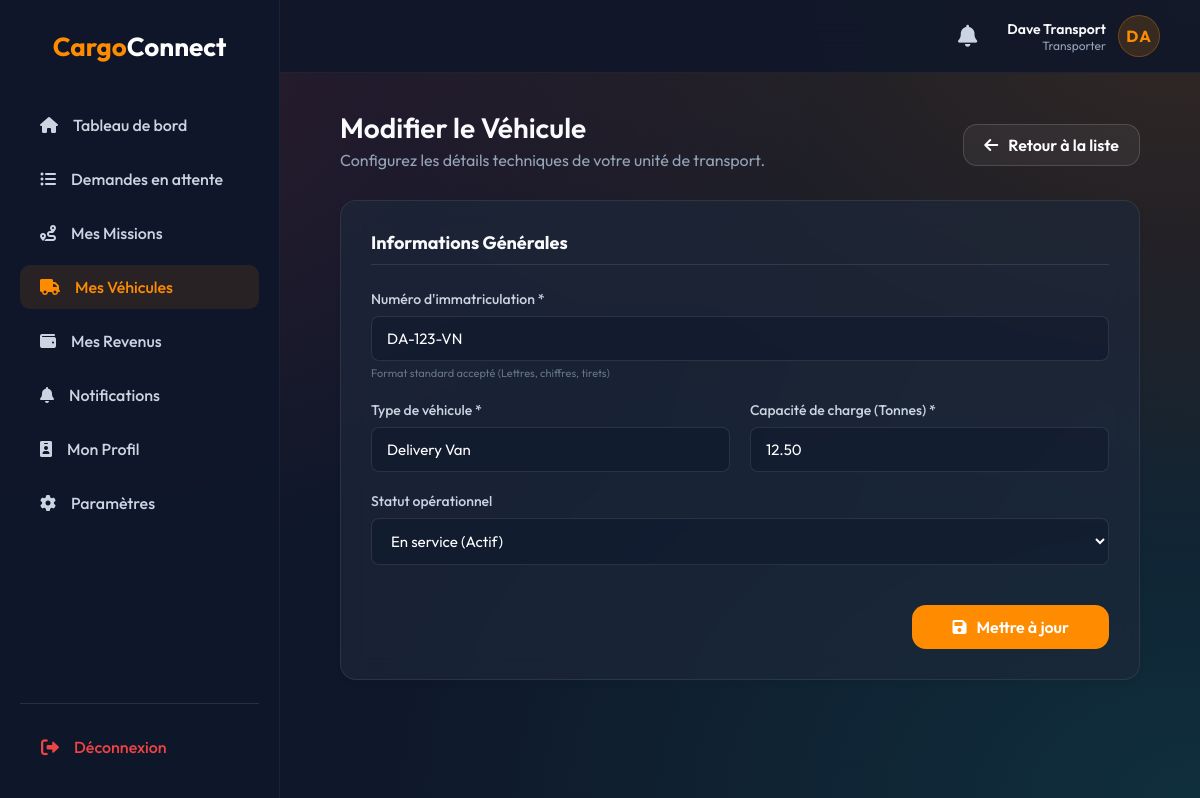
/transporter/vehicle_form.php?id=2 (signed in), run on the app's committed database.
### tables this page shows
CREATE TABLE IF NOT EXISTS vehicles (
    id INT UNSIGNED AUTO_INCREMENT PRIMARY KEY,
    owner_id INT UNSIGNED NOT NULL,
    vehicle_type VARCHAR(50) NOT NULL,
    capacity DECIMAL(8,2) NOT NULL COMMENT 'Capacity in cubic meters/tons',
    plate_number VARCHAR(20) NOT NULL UNIQUE,
    status ENUM('active', 'inactive') NOT NULL DEFAULT 'active',
    created_at TIMESTAMP DEFAULT CURRENT_TIMESTAMP,
    updated_at TIMESTAMP DEFAULT CURRENT_TIMESTAMP ON UPDATE CURRENT_TIMESTAMP,
    FOREIGN KEY (owner_id) REFERENCES users(id) ON DELETE CASCADE,
    INDEX idx_vehicle_owner (owner_id)
);

### functions/vehicle.php (called while the page is built, shortened)
<?php
function getVehicleById($id, $pdo) {
    $stmt = $pdo->prepare("SELECT * FROM vehicles WHERE id = ?");
    $stmt->execute([$id]);
    return $stmt->fetch(PDO::FETCH_ASSOC);
}

### transporter/vehicle_form.php (the view, shortened to what this page needs)
<?php
require_once CONF_PATH . 'database.php';
require_once FUNC_PATH . 'vehicle.php';
$db = new Database();
$pdo = $db->getConnection();
$vehicle_id = isset($_GET['id']) ? (int)$_GET['id'] : 0;
$is_edit = $vehicle_id > 0;
$vehicle = null;
if ($is_edit) {
    $vehicle = getVehicleById($vehicle_id, $pdo);
}
?>
<!DOCTYPE html>
<html lang="fr">
<head>
    <link href="https://cdnjs.cloudflare.com/ajax/libs/font-awesome/6.0.0/css/all.min.css" rel="stylesheet">
    <link rel="stylesheet" href="<?php echo CSS_URL; ?>style.css">
    <link rel="stylesheet" href="<?php echo CSS_URL; ?>dashboard.css">
</head>
<body>
<div class="dashboard-layout">
    <?php include INC_PATH . 'sidebar.php'; ?>
    <main class="main-content">
        <?php include INC_PATH . 'topbar.php'; ?>
        <div class="page-header" style="max-width: 800px; margin: 0 auto 30px auto;">
            <div>
                <h1><?php echo $is_edit ? 'Modifier le Véhicule' : 'Ajouter un Véhicule'; ?></h1>
                <p style="color: #94a3b8; margin-top: 5px;">Configurez les détails techniques de votre unité de transport.</p>
            </div>
            <a href="vehicles.php" class="btn-secondary" style="width: auto; padding: 10px 20px;"><i class="fas fa-arrow-left"></i> Retour à la liste</a>
        </div>
        <div class="form-card" style="max-width: 800px; margin: 0 auto;">
            <form method="POST" action="" id="vehicleForm" onsubmit="return validateForm(this);">
                <h3 style="margin-bottom: 25px; font-size: 18px; border-bottom: 1px solid rgba(255,255,255,0.1); padding-bottom: 10px;">Informations Générales</h3>
                <div class="form-row">
                    <div class="form-group-dash">
                        <label for="plate_number">Numéro d'immatriculation *</label>
                        <input type="text" id="plate_number" name="plate_number" placeholder="Ex: 01234-112-16" value="<?php echo htmlspecialchars($vehicle['plate_number'] ?? '', ENT_QUOTES, 'UTF-8'); ?>" required>
                        <small style="color: #64748b; font-size: 11px;">Format standard accepté (Lettres, chiffres, tirets)</small>
                    </div>
                </div>
                <div class="form-row">
                    <div class="form-group-dash">
                        <label for="vehicle_type">Type de véhicule *</label>
                        <input type="text" id="vehicle_type" name="vehicle_type" placeholder="Ex: Camion Frigorifique, Fourgonnette..." value="<?php echo htmlspecialchars($vehicle['vehicle_type'] ?? '', ENT_QUOTES, 'UTF-8'); ?>" required>
                    </div>
                    <div class="form-group-dash">
                        <label for="capacity">Capacité de charge (Tonnes) *</label>
                        <input type="number" id="capacity" step="0.1" min="0.1" max="100" name="capacity" placeholder="Ex: 3.5" value="<?php echo htmlspecialchars($vehicle['capacity'] ?? '', ENT_QUOTES, 'UTF-8'); ?>" required>
                    </div>
                </div>
                <?php if ($is_edit): ?>
                <div class="form-row">
                    <div class="form-group-dash">
                        <label for="status">Statut opérationnel</label>
                        <select name="status" id="status" required>
                            <option value="active" <?php echo ($vehicle['status'] ?? '') === 'active' ? 'selected' : ''; ?>>En service (Actif)</option>
                        </select>
                    </div>
                </div>
                <?php endif; ?>
                <div style="margin-top: 30px; display: flex; justify-content: flex-end;">
                    <button type="submit" class="btn-primary" style="width: auto; padding: 12px 40px; font-size: 16px;">
                        <i class="fas fa-save"></i> <?php echo $is_edit ? 'Mettre à jour' : 'Enregistrer le véhicule'; ?>
                    </button>
                </div>
            </form>
        </div>
    </main>
</div>
</body>
</html>

### public/css/style.css (style rules this page uses)
:root { --primary: #ff8c00; --primary-hover: #ff6b00; --bg-dark: #0f172a; --text-main: #f8fafc; --text-muted: #94a3b8; --glass-bg: rgba(15, 23, 42, 0.4); --glass-border: rgba(255, 255, 255, 0.08); --glass-shadow: 0 25px 50px -12px rgba(0, 0, 0, 0.5); }
* { margin: 0; padding: 0; box-sizing: border-box; font-family: 'Outfit', sans-serif; }
body { min-height: 100vh; background: var(--bg-dark); display: flex; flex-direction: column; color: var(--text-main); position: relative; overflow-x: hidden; }
.btn-primary, .btn-secondary, .btn-outline,.btn-primary a, .btn-secondary a, .btn-outline a { width: 100%; padding: 16px; border-radius: 14px; font-size: 16px; font-weight: 600; cursor: pointer; transition: all 0.3s cubic-bezier(0.4, 0, 0.2, 1); display: flex; justify-content: center; align-items: center; gap: 10px; margin-top: 10px; text-decoration: none !important; }
.btn-primary { background: var(--primary); color: white; border: none; }
.btn-secondary { background: rgba(255, 255, 255, 0.05); color: white; border: 1px solid rgba(255, 255, 255, 0.15); }

### public/css/dashboard.css (style rules this page uses)
body { background: #0f172a; background-image: radial-gradient(at 0% 0%, rgba(239, 68, 68, 0.15) 0px, transparent 50%), radial-gradient(at 100% 0%, rgba(255, 140, 0, 0.15) 0px, transparent 50%), radial-gradient(at 100% 100%, rgba(20, 184, 166, 0.15) 0px, transparent 50%); background-attachment: fixed; min-height: 100vh; color: #f8fafc; font-family: 'Inter', 'Outfit', sans-serif; }
.dashboard-layout { display: flex; min-height: 100vh; }
.main-content { flex: 1; padding: 110px 40px 40px 40px; margin-left: 280px; width: calc(100% - 280px); overflow-y: auto; position: relative; z-index: 10; }
.page-header { display: flex; justify-content: space-between; align-items: center; margin-bottom: 40px; }
.page-header h1 { font-size: 28px; font-weight: 600; }
.form-card { background: white; padding: 30px; border-radius: 16px; border: 1px solid #e2e8f0; max-width: 800px; box-shadow: 0 4px 6px -1px rgba(0,0,0,0.05); }
.form-row { display: flex; gap: 20px; margin-bottom: 20px; }
.form-group-dash { flex: 1; }
.form-group-dash label { display: block; margin-bottom: 8px; font-weight: 500; font-size: 14px; color: #475569; }
.form-group-dash input, .form-group-dash select { width: 100%; padding: 12px 15px; border: 1px solid #cbd5e1; border-radius: 8px; font-size: 15px; transition: all 0.3s; font-family: inherit; }
h1, h2, h3, h4, .stat-details .num { color: #f8fafc; }
.page-header p { color: #94a3b8 !important; }
.form-card { background: rgba(30, 41, 59, 0.65); backdrop-filter: blur(12px); border-radius: 16px; border: 1px solid rgba(255, 255, 255, 0.08); padding: 30px; max-width: 800px; }
.form-card h3 { border-bottom-color: rgba(255,255,255,0.1) !important; }
.form-group-dash label { color: #cbd5e1; }
.form-group-dash input, .form-group-dash select { background: rgba(15, 23, 42, 0.5); border: 1px solid rgba(255,255,255,0.1); color: white; }

### data on the page
vehicles: plate_number "DA-123-VN", vehicle_type "Delivery Van", capacity "12.50", status "En service (Actif)"

### other printed values
$userName "Dave Transport"
$userRole "Transporter"
$userInitials "DA"
